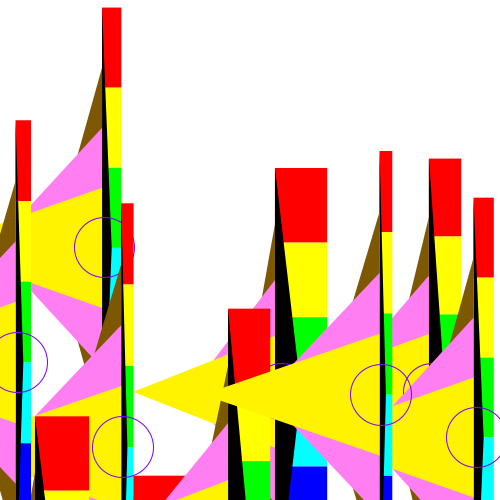
Frame 1 (no input)
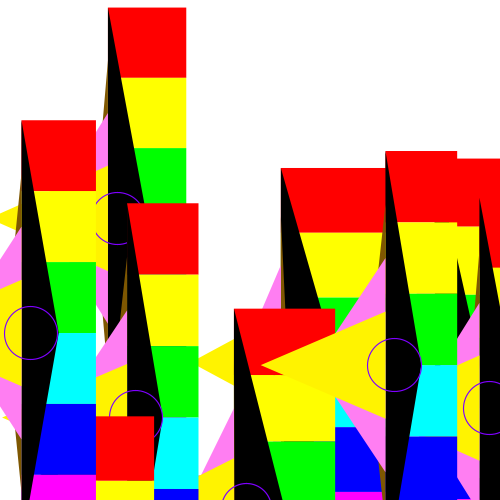
Frame 60 (the mouse pressed at the canvas centre just before this capture)
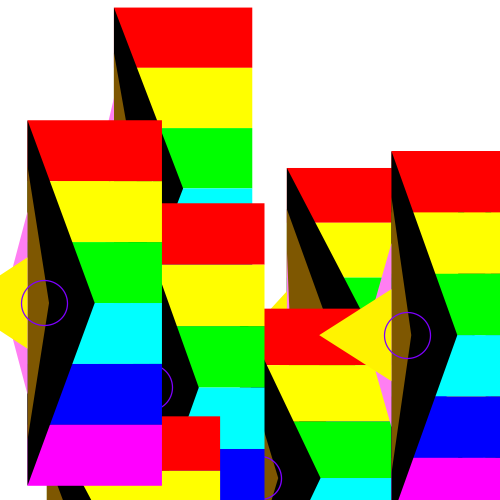
Frame 120 (the mouse held since frame 60 and released just before this capture)

The Processing sketch that drew these frames (run headless with seeded random() and noise(); from frame 60 on, the mouse is pressed at the canvas centre):

// Processing sketch: Lab_test_2
// ── Lab_test_2.pde



void setup()
{
  //fullScreen();
  size(500,500);
  colorMode(HSB);
  noStroke();
  for(int i = 0;i<10;i++)
  {
    pride.add(new flag(random(10,100),random(0,width),random(0,height)));
  }
}

ArrayList<flag> pride = new ArrayList<flag>();

void draw()
{
  background(255);
  for(int i = 0; i <pride.size();i++)
  {
    pride.get(i).move();
    pride.get(i).wave();
  }
}

// ── flag.pde
class flag
{
  float size;
  float x;
  float y;
  float theta = 0;
  boolean grow;
  
  color[] colours = {#000000, #7E5701, #FF7EF2, #FFF300};
  
  flag(float size,float x, float y)
  {
    this.size = size;
    this.x = x;
    this.y = y;
    grow = true;
  }
  
  
  void move()
  {
    x+=0.1;;
    if(x>width)
    {
      x = 0-size;
    }
    
    if(grow)
    {
      size++;
      if(size > 200)
      {
        grow = false;
      }
    }
    else
    {
      size--;
      if(size < 10)
      {
        grow = true;
      }
    }
  }
  
  void wave()
  {
    float w = size;
    float h = (map(size,0,width,height,0));
    noStroke();
    float a = h/6;
    float b = map(a,0,h,0,255);
    float c = h/8;
    for(int i = 0; i < 6; i++)
    {
      fill(b*i,255,255);
      rect(x,y+a*i,w,a);
    }
    for(int i = 0; i<4;i++)
    {
      fill(colours[i]);
      triangle(x,y+c*i,x,y+h-c*i,x+w/2-c*i,y+h/2);
    }
    stroke(#7E00FF);
    strokeWeight(map(h,0,height,2,1));
    noFill();
    circle(x+w/8,y+h/2,h/8);
  }
}
